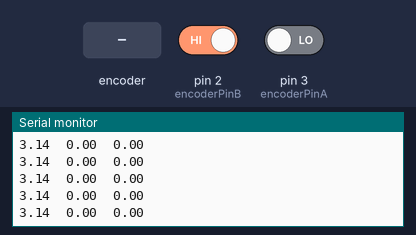
Bench run of a sketch on a simulated Arduino Uno, built with avr-gcc and run on an emulated ATmega328P. Parts: the last lines printed to the serial monitor. The inputs (shaded band) are chosen by the test bench; at power-on: pin 2 (encoderPinB) HIGH, pin 3 (encoderPinA) LOW.

Above: at 1.2 s.
1.3 s: rotary encoder on pin 3 (encoderPinA) / pin 2 (encoderPinB) turned 2 steps (second pin leading)
At 2.0 s:
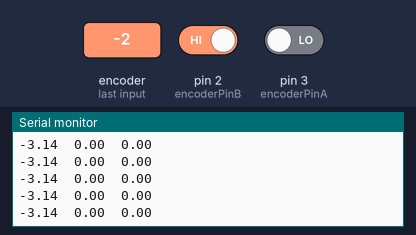
4.7 s: rotary encoder on pin 3 (encoderPinA) / pin 2 (encoderPinB) turned 2 steps (second pin leading)
At 5.7 s:
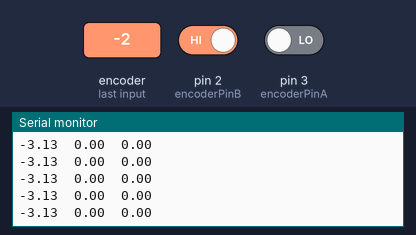
8.1 s: rotary encoder on pin 3 (encoderPinA) / pin 2 (encoderPinB) turned 2 steps (second pin leading)
11.5 s: rotary encoder on pin 3 (encoderPinA) / pin 2 (encoderPinB) turned 2 steps (second pin leading)
At 12.1 s:
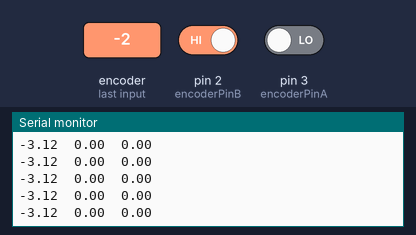
14.9 s: rotary encoder on pin 3 (encoderPinA) / pin 2 (encoderPinB) turned 2 steps (second pin leading)
At 16.0 s:
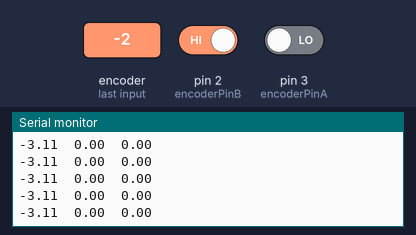
Timing chart, 0 to 17.9 s (numbered marks = the images above; inputs shaded):
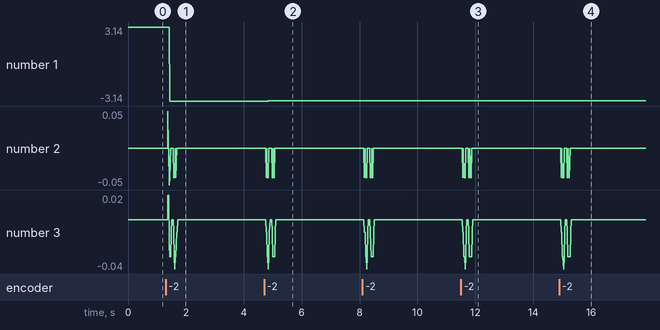

The sketch:

read_encoder.ino
```cpp
/**
 * Read encoder measurements for inverted pendulum.
 * Convert encoder reading to theta value in range (-pi, pi).
 * Measure instantaneous theta dot value.
 * Calculate smoothed theta dot value using mean filter.
 *
 * @author Will Martin
 */

// encoder pins
#define encoderPinA  3
#define encoderPinB  2

// raw encoder position
volatile int encoderPos = 0;

// state values
double theta = 0;
double thetaDot = 0;

// raw theta values
double thetaAbs = 0;
double thetaAbsPrev = 0;
double thetaDotEstimate = 0;

// time for theta dot estimate
unsigned long measurementTime = micros();

// array for theta dot mean filter
const int memorySize = 3;
double thetaDotArray[memorySize];
int memoryCnt = 0;

void setup() {
  Serial.begin(9600);

  // encoder
  pinMode(encoderPinA, INPUT);
  pinMode(encoderPinB, INPUT);
  attachInterrupt(0, doEncoderA, CHANGE);
  attachInterrupt(1, doEncoderB, CHANGE);
}

void loop() {
  // find theta in range (-2*pi, 2*pi)
  thetaAbs = (encoderPos * ((2*3.1415) / (2048*4)));
  theta = fmod(thetaAbs, 2*3.14);

  // constrain theta to range (0, 2*pi)
  if (theta < 0) {
    theta += 2*PI;
  }

  // shift range to (-pi, pi) with correct direction
  theta = -(theta - PI);

  // get estimate of theta dot
  thetaDotEstimate = (thetaAbs-thetaAbsPrev) / ((double) (micros()-measurementTime) / 1000000);

  // update current measurement time and prev measurement value
  measurementTime = micros();
  thetaAbsPrev = thetaAbs;

  // add theta dot estimates to array
  if (memoryCnt == memorySize) {
    for (int i=0; i < memorySize-1; i++) {
      thetaDotArray[i] = thetaDotArray[i+1];
    }
    memoryCnt--;
  }
  thetaDotArray[memoryCnt] = thetaDotEstimate;

  // get theta dot using mean filter
  thetaDot = getAvg(memoryCnt, thetaDotArray);
  memoryCnt++;

  // print (open Serial Plotter to visualize)
  Serial.print(theta);
  Serial.print('\t');
  Serial.print(thetaDotEstimate);
  Serial.print('\t');
  Serial.println(thetaDot);
}

/**
 *  Encoder interupt callback a.
 */
void doEncoderA() {
  if (digitalRead(encoderPinA) == digitalRead(encoderPinB)) {
    encoderPos++;
  } else {
    encoderPos--;
  }
}

/**
 *  Encoder interupt callback b.
 */
void doEncoderB() {
  if (digitalRead(encoderPinA) != digitalRead(encoderPinB)) {
    encoderPos++;
  } else {
    encoderPos--;
  }
}

/**
 *  Get average of array.
 *
 *  @param cnt Index of last item to be averaged in array.
 *  @param valArray Array of values.
 *
 *  @return average of items in array
 */
double getAvg(int cnt, double valArray[]){
  double sum = 0.0;
  for (int i=0; i < cnt+1; i++) {
    sum += valArray[i];
  }
  return sum/(cnt+1);
}
```

Measured:
- after the input at 1.3 s, the serial monitor: prints a new line after 0.08 s (image 1)
- after the input at 4.7 s, the serial monitor: prints a new line after 0.07 s (image 2)
- after the input at 11.5 s, the serial monitor: prints a new line after 0.07 s (image 3)
- after the input at 14.9 s, the serial monitor: prints a new line after 0.07 s (image 4)
- plotted number 1: 3.14 → -3.14 after the input at 1.3 s, -3.14 → -3.13 after the input at 4.7 s, -3.13 → -3.12 after the input at 11.5 s, -3.12 → -3.11 after the input at 14.9 s
